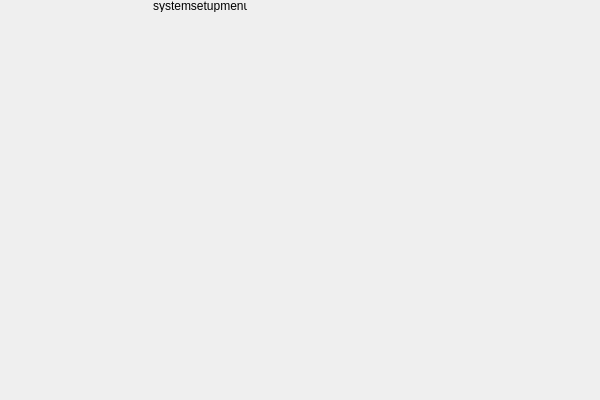
<?xml version="1.0" encoding="UTF-8"?>
<ui version="4.0">
 <class>SystemSetupMenu</class>
 <widget class="QMainWindow" name="SystemSetupMenu">
  <property name="geometry">
   <rect>
    <x>0</x>
    <y>0</y>
    <width>600</width>
    <height>400</height>
   </rect>
  </property>
  <property name="windowTitle">
   <string>MainWindow</string>
  </property>
  <widget class="QWidget" name="centralwidget">
   <widget class="QLabel" name="titleLabel">
    <property name="geometry">
     <rect>
      <x>153</x>
      <y>0</y>
      <width>94</width>
      <height>12</height>
     </rect>
    </property>
    <property name="text">
     <string>systemsetupmenu</string>
    </property>
   </widget>
  </widget>
 </widget>
 <resources/>
 <connections/>
</ui>
